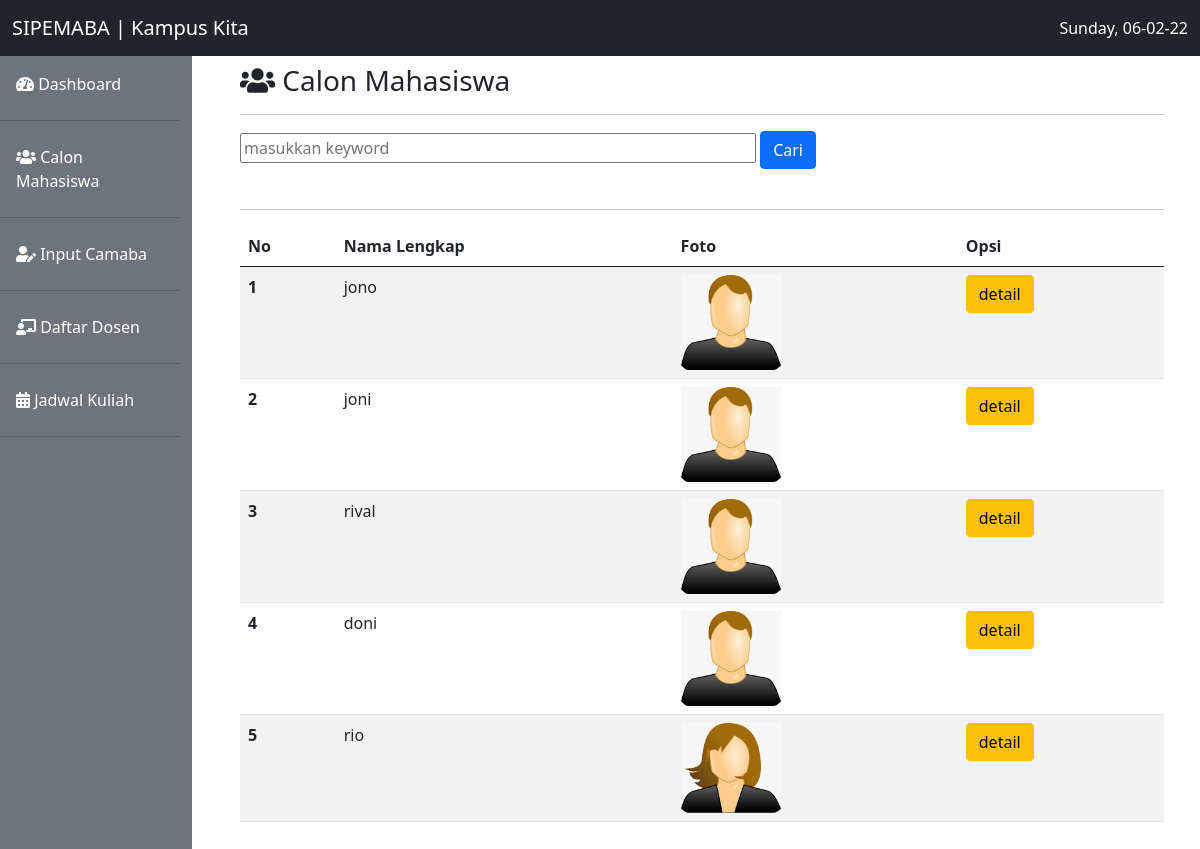
The page /pertemuan11/index.php on the database its author committed.
### tables this page shows
CREATE TABLE `calon_mhs` (
  `id` int(11) NOT NULL,
  `nama` varchar(40) NOT NULL,
  `alamat` varchar(255) NOT NULL,
  `jenis_kelamin` varchar(9) NOT NULL,
  `agama` varchar(9) NOT NULL,
  `sekolah_asal` varchar(20) NOT NULL,
  `foto_maba` varchar(30) NOT NULL
);

### pertemuan11/functions.php (called while the page is built, shortened)
<?php
$conn = mysqli_connect('localhost', 'root', '', 'wpsmt5');
function query($query)
{
  global $conn;
  $result = mysqli_query($conn, $query);
  $rows = [];
  while ($row = mysqli_fetch_assoc($result)) {
    $rows[] = $row;
  }
  return $rows;
}

### pertemuan11/index.php (the view, shortened to what this page needs)
<?php
require 'functions.php';
$camaba = query("SELECT * FROM calon_mhs");
?>
<!doctype html>
<html lang="en">
<head>
  <link href="tema/bootstrap/css/bootstrap.min.css" rel="stylesheet">
  <link rel="stylesheet" href="tema/fontawesome/css/all.min.css">
</head>
<body>
  <nav class="navbar navbar-expand-lg navbar-light bg-dark fixed-top">
    <div class="container-fluid">
      <a class="navbar-brand text-white" href="#">SIPEMABA | Kampus Kita</a>
      <div class="collapse navbar-collapse" id="navbarSupportedContent">
        <div class="text-white">
          <?php echo date('l, d-m-y'); ?>
        </div>
      </div>
    </div>
  </nav>
  <div class="row mt-3">
    <div class="col-md-2 mt-4 pr-3 pt-4 bg-secondary">
      <ul class="nav flex-column">
        <li class="nav-item">
          <a class="nav-link text-white" aria-current="page" href="#"><i class="fas fa-tachometer-alt"></i> Dashboard</a>
          <hr class="bg-dark">
        </li>
        <li class="nav-item">
          <a class="nav-link text-white" href="index.php"><i class="fas fa-users"></i> Calon Mahasiswa</a>
          <hr>
        </li>
        <li class="nav-item">
          <a class="nav-link text-white" href="tambah.php"><i class="fas fa-user-edit"></i> Input Camaba</a>
          <hr>
        </li>
        <li class="nav-item">
          <a class="nav-link text-white" href="#"><i class="fas fa-chalkboard-teacher"></i> Daftar Dosen</a>
          <hr>
        </li>
        <li class="nav-item">
          <a class="nav-link text-white" href="#"><i class="fas fa-calendar-alt"></i> Jadwal Kuliah</a>
          <hr>
        </li>
      </ul>
    </div>
    <div class="col-md-10 mt-4 p-5 pr-3 pt-4">
      <h3><i class="fas fa-users"></i> Calon Mahasiswa </h3>
      <hr>
      <form action="" method="POST">
        <input type="text" id="keyword" size="50" name="keyword" placeholder="masukkan keyword" autocomplete="off">
        <button type="submit" class="btn btn-primary" name="cari"> Cari </button>
      </form>
      <br>
      <hr>
      <table class="table table-striped">
        <thead>
          <tr>
            <th scope="col">No</th>
            <th scope="col">Nama Lengkap</th>
            <th scope="col">Foto</th>
            <th scope="col">Opsi</th>
          </tr>
        </thead>
        <tbody>
          <?php $no = 1; ?>
          <?php foreach ($camaba as $cmb) : ?>
            <tr>
              <th scope="row"><?php echo $no ?></th>
              <td><?php echo $cmb['nama']; ?></td>
              <td><img src="image/<?php echo $cmb['foto_maba']; ?>" width="100px"></td>
              <td><a href="detail.php?id=<?= $cmb['id'];  ?>" class="btn btn-warning" role="button">detail</a></td>
            </tr>
            <?php $no++ ?>
          <?php endforeach ?>
        </tbody>
      </table>
    </div>
  </div>
</body>
</html>

### rows shown on the page
calon_mhs: nama "jono", foto_maba (picture)
calon_mhs: nama "joni", foto_maba (picture)
calon_mhs: nama "rival", foto_maba (picture)
calon_mhs: nama "doni", foto_maba (picture)
calon_mhs: nama "rio", foto_maba (picture)
